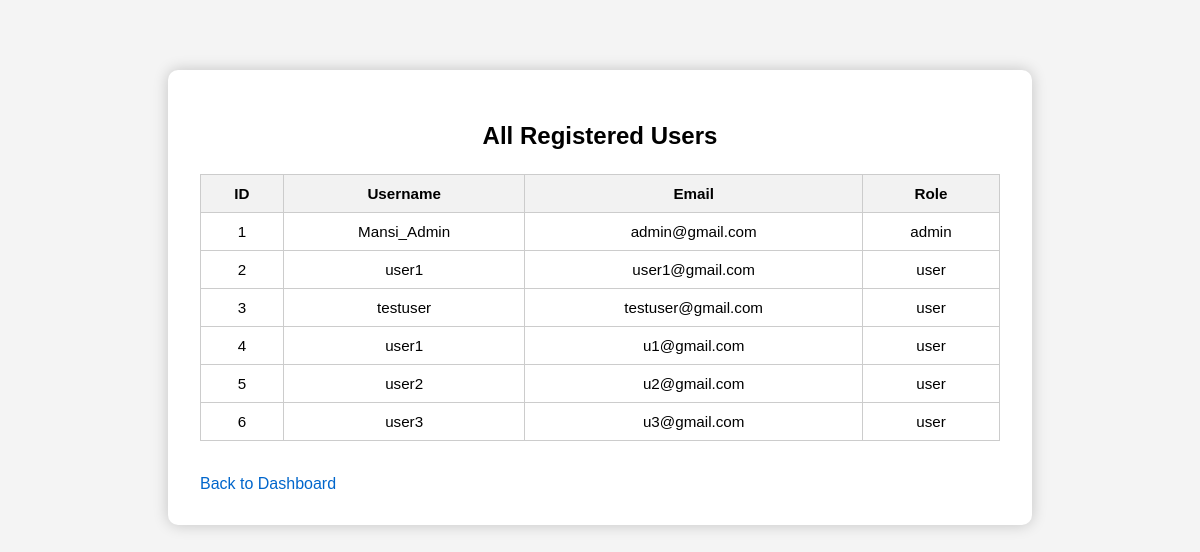
The app's page /admin/users (signed in) with its own data.
### models.py (models this page shows)
class User(db.Model):
    id = db.Column(db.Integer, primary_key=True)
    username = db.Column(db.String(80), nullable=False)
    email = db.Column(db.String(120), unique=True, nullable=False)
    password = db.Column(db.String(128), nullable=False)
    role = db.Column(db.String(20), nullable=False)
    failed_attempts = db.Column(db.Integer, default=0)
    is_locked = db.Column(db.Boolean, default=False)

### app.py (the view)
@app.route('/admin/users')
def view_users():
    if 'user_id' not in session or session.get('role') != 'admin':
        flash("Access denied.", "error")
        return redirect(url_for('dashboard'))
    users = User.query.all()
    return render_template('admin_users.html', users=users)

### templates/admin_users.html (shortened to what this page needs)
<!DOCTYPE html>
<html>
<head>
  <link rel="stylesheet" href="{{ url_for('static', filename='styles.css') }}">
</head>
<body>
  <div class="form-container table-view">
    <h2>All Registered Users</h2>
    <table>
      <tr>
        <th>ID</th>
        <th>Username</th>
        <th>Email</th>
        <th>Role</th>
      </tr>
      {% for user in users %}
      <tr>
        <td>{{ user.id }}</td>
        <td>{{ user.username }}</td>
        <td>{{ user.email }}</td>
        <td>{{ user.role }}</td>
      </tr>
      {% endfor %}
    </table>
    <br>
    <a href="{{ url_for('dashboard') }}">Back to Dashboard</a>
  </div>
</body>
</html>

### static/styles.css (style rules this page uses)
body { font-family: Arial, sans-serif; background: #f4f4f4; display: flex; justify-content: center; align-items: center; height: auto; margin-top: 70px; }
.form-container { background: white; padding: 2em; border-radius: 10px; box-shadow: 0 0 15px rgba(0, 0, 0, 0.2); width: 300px; }
h2 { text-align: center; margin-bottom: 1em; }
table { width: 100%; border-collapse: collapse; margin-top: 1em; font-size: 0.95em; }
th, td { border: 1px solid #ccc; padding: 10px 12px; text-align: center; }
th { background-color: #f2f2f2; font-weight: bold; }
a { display: inline-block; margin-top: 1em; color: #0066cc; text-decoration: none; }
.form-container.table-view { width: 800px; }

### records on screen
User: id "1", username "Mansi_Admin", email "admin@gmail.com", role "admin"
User: id "2", username "user1", email "user1@gmail.com", role "user"
User: id "3", username "testuser", email "testuser@gmail.com", role "user"
User: id "4", username "user1", email "u1@gmail.com", role "user"
User: id "5", username "user2", email "u2@gmail.com", role "user"
User: id "6", username "user3", email "u3@gmail.com", role "user"
